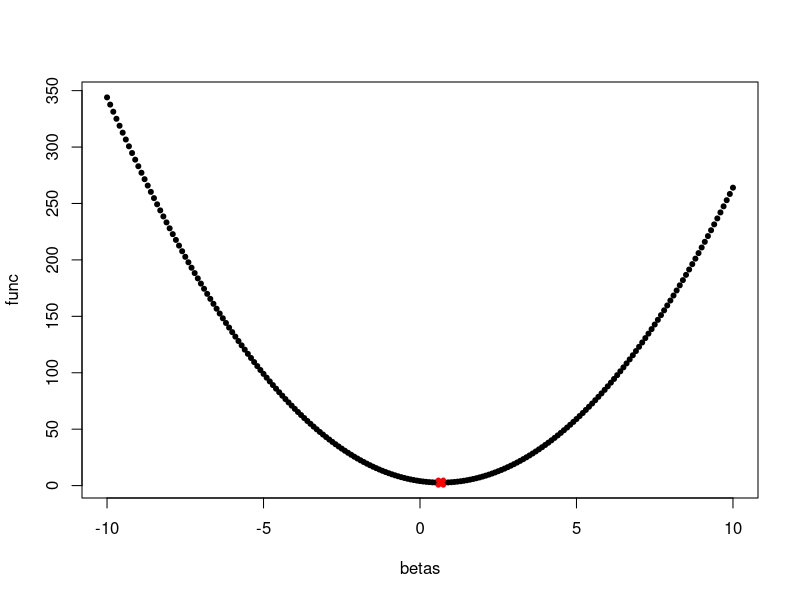
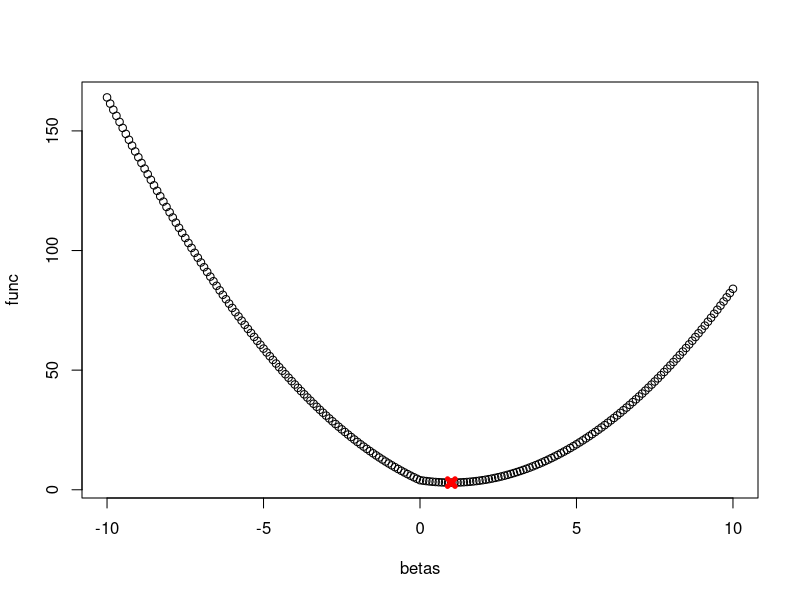

Reproduce these figures in R, in order.
## ---- chunk 1
y=2
lambda=2
betas = seq(-10, 10, 0.1)
func = (y-betas)^2 +lambda*betas^2
plot(betas, func, pch=20)
est.beta = y / (1+lambda)
est.func = (y - est.beta)^2 + lambda * est.beta^2
points(est.beta, est.func, col="red", pch=4, lwd=5, cex=est.beta)
## ---- chunk 2
func = (y-betas)^2 + lambda*abs(betas)
plot(betas, func)
if(y > lambda/2){
  est.beta = y-lambda/2
} else if(y< -lambda/2){
  est.beta = y+lambda/2
} else{
  est.beta = 0
}
est.func = (y - est.beta)^2 + lambda * est.beta^2
points(est.beta, est.func, col="red", pch=4, lwd=5, cex=est.beta)
